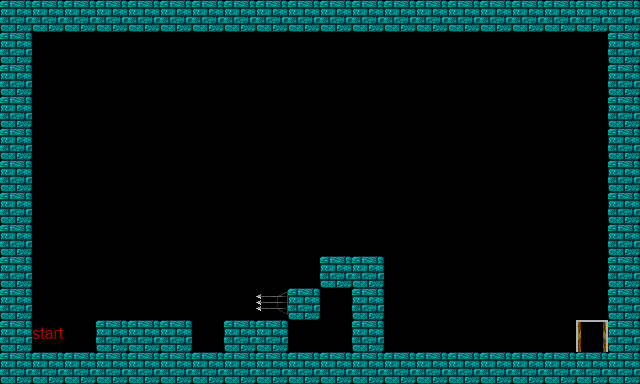

Below is a game level as drawn by its tile map, then a one-line description and the .tmx file that defines it, in full:
An orthogonal 20x12 tile map with 32x32 px tiles, 1 tile layer (Tile Layer 1).

<map version="1.0" orientation="orthogonal" width="20" height="12" tilewidth="32" tileheight="32">
 <tileset firstgid="1" name="map" tilewidth="32" tileheight="32">
  <image source="map.png" trans="000000" width="160" height="160" />
 </tileset>
 <layer name="Tile Layer 1" width="20" height="12">
  <data>
   <tile gid="1" />
   <tile gid="1" />
   <tile gid="1" />
   <tile gid="1" />
   <tile gid="1" />
   <tile gid="1" />
   <tile gid="1" />
   <tile gid="1" />
   <tile gid="1" />
   <tile gid="1" />
   <tile gid="1" />
   <tile gid="1" />
   <tile gid="1" />
   <tile gid="1" />
   <tile gid="1" />
   <tile gid="1" />
   <tile gid="1" />
   <tile gid="1" />
   <tile gid="1" />
   <tile gid="1" />
   <tile gid="1" />
   <tile gid="0" />
   <tile gid="0" />
   <tile gid="0" />
   <tile gid="0" />
   <tile gid="0" />
   <tile gid="0" />
   <tile gid="0" />
   <tile gid="0" />
   <tile gid="0" />
   <tile gid="0" />
   <tile gid="0" />
   <tile gid="0" />
   <tile gid="0" />
   <tile gid="0" />
   <tile gid="0" />
   <tile gid="0" />
   <tile gid="0" />
   <tile gid="0" />
   <tile gid="1" />
   <tile gid="1" />
   <tile gid="0" />
   <tile gid="0" />
   <tile gid="0" />
   <tile gid="0" />
   <tile gid="0" />
   <tile gid="0" />
   <tile gid="0" />
   <tile gid="0" />
   <tile gid="0" />
   <tile gid="0" />
   <tile gid="0" />
   <tile gid="0" />
   <tile gid="0" />
   <tile gid="0" />
   <tile gid="0" />
   <tile gid="0" />
   <tile gid="0" />
   <tile gid="0" />
   <tile gid="1" />
   <tile gid="1" />
   <tile gid="0" />
   <tile gid="0" />
   <tile gid="0" />
   <tile gid="0" />
   <tile gid="0" />
   <tile gid="0" />
   <tile gid="0" />
   <tile gid="0" />
   <tile gid="0" />
   <tile gid="0" />
   <tile gid="0" />
   <tile gid="0" />
   <tile gid="0" />
   <tile gid="0" />
   <tile gid="0" />
   <tile gid="0" />
   <tile gid="0" />
   <tile gid="0" />
   <tile gid="1" />
   <tile gid="1" />
   <tile gid="0" />
   <tile gid="0" />
   <tile gid="0" />
   <tile gid="0" />
   <tile gid="0" />
   <tile gid="0" />
   <tile gid="0" />
   <tile gid="0" />
   <tile gid="0" />
   <tile gid="0" />
   <tile gid="0" />
   <tile gid="0" />
   <tile gid="0" />
   <tile gid="0" />
   <tile gid="0" />
   <tile gid="0" />
   <tile gid="0" />
   <tile gid="0" />
   <tile gid="1" />
   <tile gid="1" />
   <tile gid="0" />
   <tile gid="0" />
   <tile gid="0" />
   <tile gid="0" />
   <tile gid="0" />
   <tile gid="0" />
   <tile gid="0" />
   <tile gid="0" />
   <tile gid="0" />
   <tile gid="0" />
   <tile gid="0" />
   <tile gid="0" />
   <tile gid="0" />
   <tile gid="0" />
   <tile gid="0" />
   <tile gid="0" />
   <tile gid="0" />
   <tile gid="0" />
   <tile gid="1" />
   <tile gid="1" />
   <tile gid="0" />
   <tile gid="0" />
   <tile gid="0" />
   <tile gid="0" />
   <tile gid="0" />
   <tile gid="0" />
   <tile gid="0" />
   <tile gid="0" />
   <tile gid="0" />
   <tile gid="0" />
   <tile gid="0" />
   <tile gid="0" />
   <tile gid="0" />
   <tile gid="0" />
   <tile gid="0" />
   <tile gid="0" />
   <tile gid="0" />
   <tile gid="0" />
   <tile gid="1" />
   <tile gid="1" />
   <tile gid="0" />
   <tile gid="0" />
   <tile gid="0" />
   <tile gid="0" />
   <tile gid="0" />
   <tile gid="0" />
   <tile gid="0" />
   <tile gid="0" />
   <tile gid="0" />
   <tile gid="0" />
   <tile gid="0" />
   <tile gid="0" />
   <tile gid="0" />
   <tile gid="0" />
   <tile gid="0" />
   <tile gid="0" />
   <tile gid="0" />
   <tile gid="0" />
   <tile gid="1" />
   <tile gid="1" />
   <tile gid="0" />
   <tile gid="0" />
   <tile gid="0" />
   <tile gid="0" />
   <tile gid="0" />
   <tile gid="0" />
   <tile gid="0" />
   <tile gid="0" />
   <tile gid="0" />
   <tile gid="1" />
   <tile gid="1" />
   <tile gid="0" />
   <tile gid="0" />
   <tile gid="0" />
   <tile gid="0" />
   <tile gid="0" />
   <tile gid="0" />
   <tile gid="0" />
   <tile gid="1" />
   <tile gid="1" />
   <tile gid="0" />
   <tile gid="0" />
   <tile gid="0" />
   <tile gid="0" />
   <tile gid="0" />
   <tile gid="0" />
   <tile gid="0" />
   <tile gid="16" />
   <tile gid="1" />
   <tile gid="0" />
   <tile gid="1" />
   <tile gid="0" />
   <tile gid="0" />
   <tile gid="0" />
   <tile gid="0" />
   <tile gid="0" />
   <tile gid="0" />
   <tile gid="0" />
   <tile gid="1" />
   <tile gid="1" />
   <tile gid="21" />
   <tile gid="0" />
   <tile gid="1" />
   <tile gid="1" />
   <tile gid="1" />
   <tile gid="0" />
   <tile gid="1" />
   <tile gid="1" />
   <tile gid="0" />
   <tile gid="0" />
   <tile gid="1" />
   <tile gid="0" />
   <tile gid="0" />
   <tile gid="0" />
   <tile gid="0" />
   <tile gid="0" />
   <tile gid="0" />
   <tile gid="6" />
   <tile gid="1" />
   <tile gid="1" />
   <tile gid="1" />
   <tile gid="1" />
   <tile gid="1" />
   <tile gid="1" />
   <tile gid="1" />
   <tile gid="1" />
   <tile gid="1" />
   <tile gid="1" />
   <tile gid="1" />
   <tile gid="1" />
   <tile gid="1" />
   <tile gid="1" />
   <tile gid="1" />
   <tile gid="1" />
   <tile gid="1" />
   <tile gid="1" />
   <tile gid="1" />
   <tile gid="1" />
   <tile gid="1" />
  </data>
 </layer>
</map>
